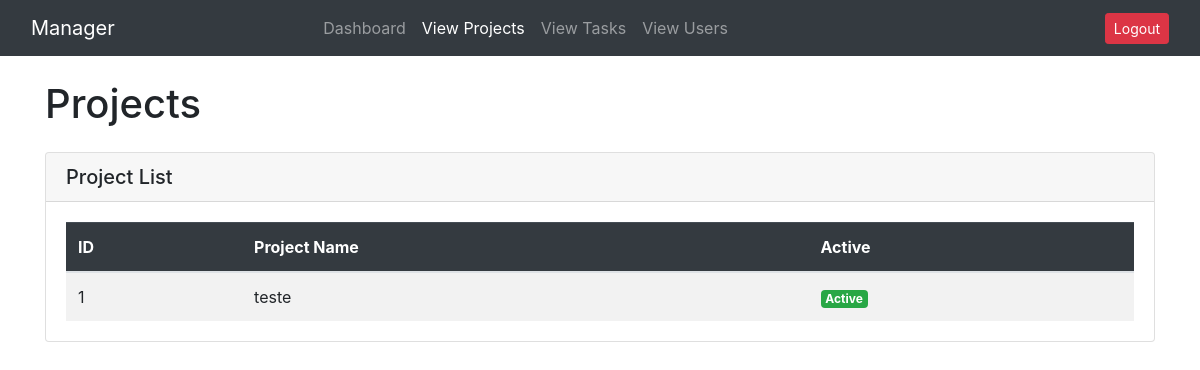
/view_projects (signed in), run on an earlier commit of the app's database.
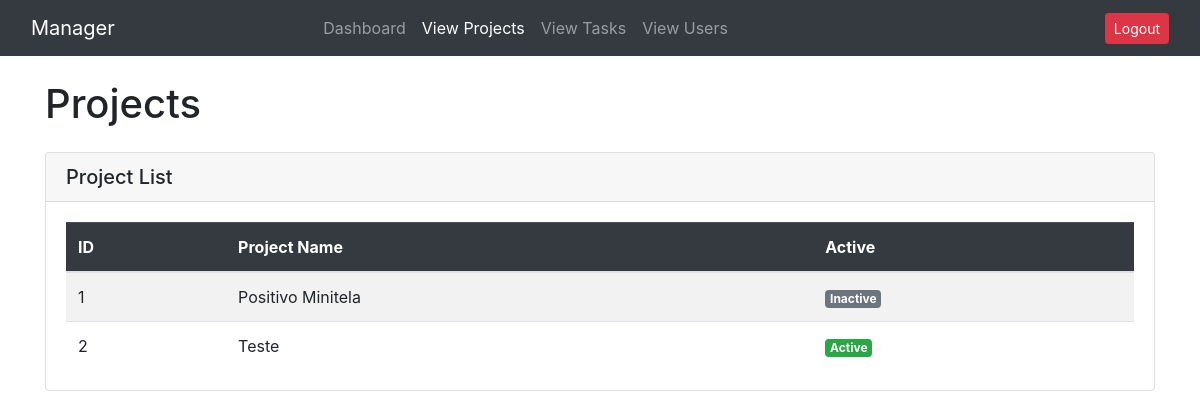
And on a later commit of the database.
### app.py (models this page shows, shortened)
class Projects(db.Model):
    project_id = db.Column(db.Integer, primary_key=True)
    project_name = db.Column(db.String(20))
    active = db.Column(db.Boolean)
    user_id = db.Column(db.Integer, db.ForeignKey('user.id'))

### app.py (the view)
@app.route('/view_projects')
def view_projects():
    if 'user_id' not in session:
        return redirect(url_for('login'))
    projects = Projects.query.all()
    return render_template('view_projects.html', projects=projects)

### templates/view_projects.html (shortened to what this page needs)
{% extends "layout.html" %}
{% block body %}
<h1 class="mb-4">Projects</h1>
<div class="card">
    <div class="card-header">
        <h5 class="mb-0">Project List</h5>
    </div>
    <div class="card-body">
        <div class="table-responsive">
            <table class="table table-striped table-hover mb-0">
                <thead class="table-dark">
                    <tr>
                        <th>ID</th>
                        <th>Project Name</th>
                        <th>Active</th>
                    </tr>
                </thead>
                <tbody>
                    {% for p in projects %}
                    <tr>
                        <td>{{ p.project_id }}</td>
                        <td>{{ p.project_name }}</td>
                        <td>
                            {% if p.active %}
                                <span class="badge bg-success text-white">Active</span>
                            {% else %}
                                <span class="badge bg-secondary text-white">Inactive</span>
                            {% endif %}
                        </td>
                    </tr>
                    {% endfor %}
                </tbody>
            </table>
        </div>
    </div>
</div>
{% endblock %}

What changed in the data, as far as the page shows it:
changed Projects id 1: project_name "teste" → "Positivo Minitela"; active "Active" → "Inactive"
added Projects: project_id "2", project_name "Teste", active "Active"
